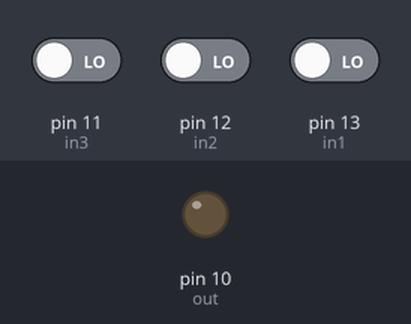
This sketch was run on a simulated Arduino Uno, built with avr-gcc and run on an emulated ATmega328P. On the bench: output pins drawn as LEDs (lit = HIGH). Inputs (shaded band) come from the test bench; at power-on: pin 11 (in3) LOW, pin 12 (in2) LOW, pin 13 (in1) LOW.

Above: at 1.2 s.
1.3 s: pin 11 (in3) driven HIGH
At 2.2 s:
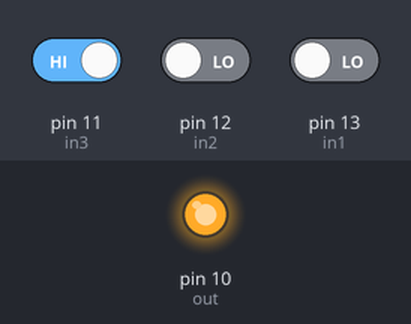
2.8 s: pin 11 (in3) driven LOW
At 3.4 s:
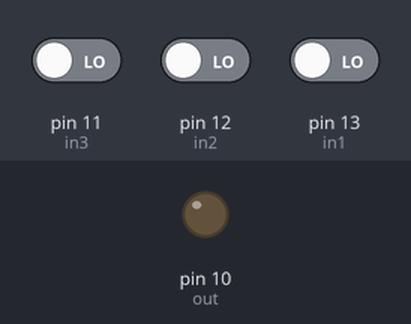
4.3 s: pin 12 (in2) driven HIGH
At 5.7 s:
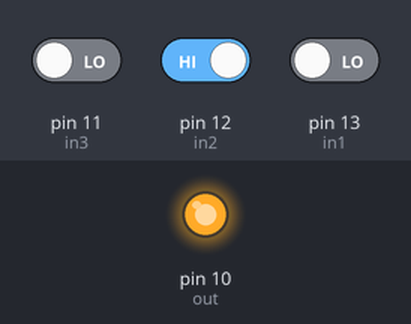
Timing chart, 0 to 7.3 s (numbered marks = the images above; inputs shaded):
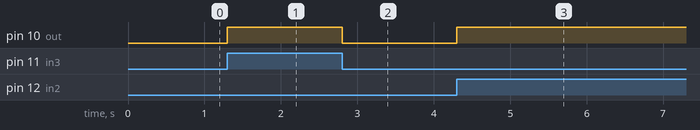

The sketch:

orgate.ino
```cpp
const int out = 10;
const int in1 = 13;
const int in2 = 12;
const int in3 = 11;
int in1State = 0;
int in2State = 0;
int in3State = 0;

void setup() {
  pinMode(out,OUTPUT);
  pinMode(in1,INPUT);
  pinMode(in2,INPUT);
  pinMode(in3,INPUT);
}

void loop() {
  in1State = digitalRead(in1);
  in2State = digitalRead(in2);
  in3State = digitalRead(in3);

  if(in1State == HIGH || (in2State == HIGH || (in3State == HIGH))){
    digitalWrite(out,HIGH);
    }
  else{
    digitalWrite(out,LOW);
    }
}
```

Measured:
- after the input at 1.3 s, pin 10 (out): LOW → HIGH at once
- after the input at 2.8 s, pin 10 (out): HIGH → LOW at once
- after the input at 4.3 s, pin 10 (out): LOW → HIGH at once
